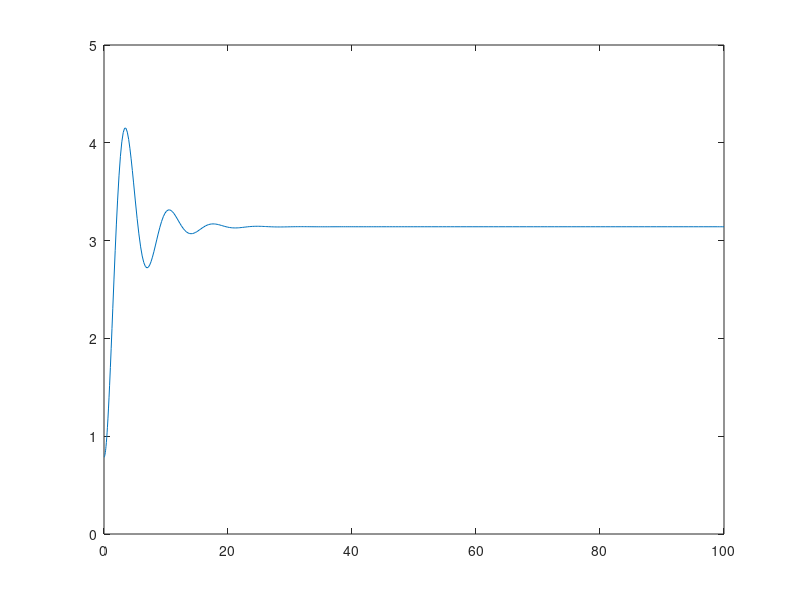
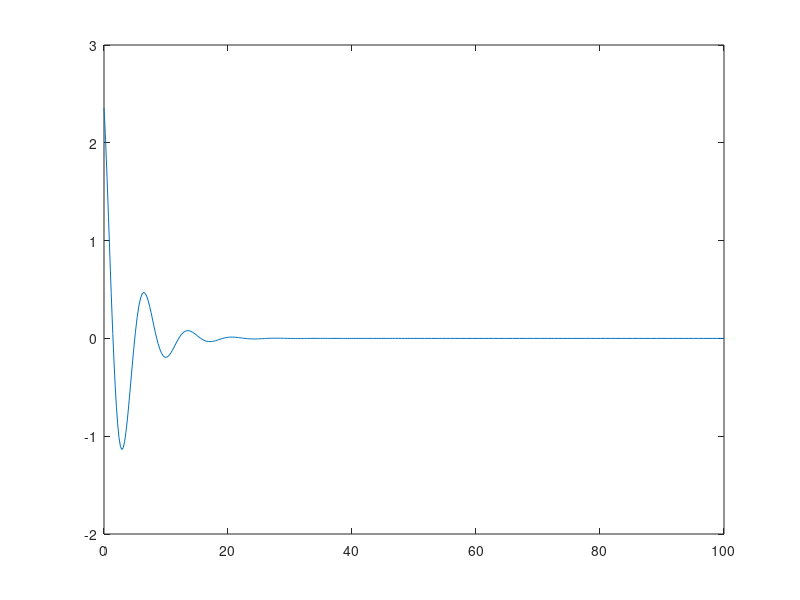

Write MATLAB code to recreate these figures, in order.
function simple_pendulum_nonlin()
close all

global u

%%%%Simulate Linear System
tspan = [0 100];
x0 = [45*pi/180;0];

[tout,xout] = ode45(@Derivs,tspan,x0);
uout = 0*tout;
for idx = 1:length(tout)
    dxdt = Derivs(tout(idx),xout(idx,:));
    uout(idx) = u;
end

theta = xout(:,1);
figure()
plot(tout,theta)

figure()
plot(tout,uout)

function dxdt = Derivs(t,x)
global u

theta = x(1);
thetadot = x(2);

%%%Add control
kp = 1;
kd = 0.5;
u = -kp*(theta-pi) - kd*thetadot;
if abs(u) > 400
    u = sign(u)*400;
end

g = 3.1;
L = 20;

thetadbldot = -g/L*sin(theta) + u;

dxdt = [thetadot;thetadbldot];
